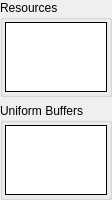
         <widget class="QWidget" name="tcsScrollContents">
          <property name="geometry">
           <rect>
            <x>0</x>
            <y>0</y>
            <width>96</width>
            <height>172</height>
           </rect>
          </property>
          <layout class="QVBoxLayout" name="verticalLayout_11">
           <property name="leftMargin">
            <number>0</number>
           </property>
           <property name="topMargin">
            <number>0</number>
           </property>
           <property name="rightMargin">
            <number>0</number>
           </property>
           <property name="bottomMargin">
            <number>0</number>
           </property>
           <item>
            <widget class="CollapseGroupBox" name="tcsResGroup">
             <property name="sizePolicy">
              <sizepolicy hsizetype="Preferred" vsizetype="Expanding">
               <horstretch>0</horstretch>
               <verstretch>1</verstretch>
              </sizepolicy>
             </property>
             <property name="title">
              <string>Resources</string>
             </property>
             <layout class="QHBoxLayout" name="horizontalLayout_6">
              <property name="leftMargin">
               <number>2</number>
              </property>
              <property name="topMargin">
               <number>2</number>
              </property>
              <property name="rightMargin">
               <number>2</number>
              </property>
              <property name="bottomMargin">
               <number>2</number>
              </property>
              <item>
               <widget class="RDTreeWidget" name="tcsResources">
                <property name="frameShape">
                 <enum>QFrame::Box</enum>
                </property>
                <property name="frameShadow">
                 <enum>QFrame::Plain</enum>
                </property>
                <property name="editTriggers">
                 <set>QAbstractItemView::NoEditTriggers</set>
                </property>
                <property name="showDropIndicator" stdset="0">
                 <bool>false</bool>
                </property>
                <property name="rootIsDecorated">
                 <bool>true</bool>
                </property>
                <property name="uniformRowHeights">
                 <bool>true</bool>
                </property>
                <property name="allColumnsShowFocus">
                 <bool>true</bool>
                </property>
                <attribute name="headerStretchLastSection">
                 <bool>false</bool>
                </attribute>
               </widget>
              </item>
             </layout>
            </widget>
           </item>
           <item>
            <widget class="CollapseGroupBox" name="tcsUBOGroup">
             <property name="sizePolicy">
              <sizepolicy hsizetype="Preferred" vsizetype="Expanding">
               <horstretch>0</horstretch>
               <verstretch>1</verstretch>
              </sizepolicy>
             </property>
             <property name="title">
              <string>Uniform Buffers</string>
             </property>
             <layout class="QHBoxLayout" name="horizontalLayout_8">
              <property name="leftMargin">
               <number>2</number>
              </property>
              <property name="topMargin">
               <number>2</number>
              </property>
              <property name="rightMargin">
               <number>2</number>
              </property>
              <property name="bottomMargin">
               <number>2</number>
              </property>
              <item>
               <widget class="RDTreeWidget" name="tcsUBOs">
                <property name="frameShape">
                 <enum>QFrame::Box</enum>
                </property>
                <property name="frameShadow">
                 <enum>QFrame::Plain</enum>
                </property>
                <property name="editTriggers">
                 <set>QAbstractItemView::NoEditTriggers</set>
                </property>
                <property name="showDropIndicator" stdset="0">
                 <bool>false</bool>
                </property>
                <property name="rootIsDecorated">
                 <bool>true</bool>
                </property>
                <property name="uniformRowHeights">
                 <bool>true</bool>
                </property>
                <property name="allColumnsShowFocus">
                 <bool>true</bool>
                </property>
                <attribute name="headerStretchLastSection">
                 <bool>false</bool>
                </attribute>
               </widget>
              </item>
             </layout>
            </widget>
           </item>
           <item>
            <spacer name="verticalSpacer_2">
             <property name="orientation">
              <enum>Qt::Vertical</enum>
             </property>
             <property name="sizeType">
              <enum>QSizePolicy::MinimumExpanding</enum>
             </property>
             <property name="sizeHint" stdset="0">
              <size>
               <width>0</width>
               <height>0</height>
              </size>
             </property>
            </spacer>
           </item>
          </layout>
         </widget>
